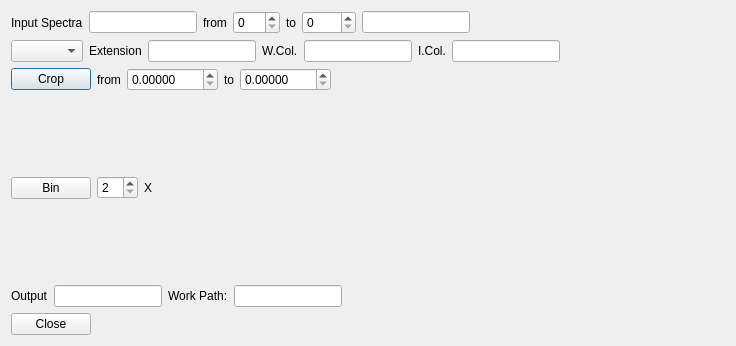
<?xml version="1.0" encoding="UTF-8"?>
<ui version="4.0">
 <class>Crop</class>
 <widget class="QDialog" name="Crop">
  <property name="geometry">
   <rect>
    <x>0</x>
    <y>0</y>
    <width>736</width>
    <height>346</height>
   </rect>
  </property>
  <property name="windowTitle">
   <string>Dialog</string>
  </property>
  <layout class="QVBoxLayout" name="verticalLayout">
   <item>
    <layout class="QHBoxLayout" name="horizontalLayout">
     <item>
      <widget class="QLabel" name="label">
       <property name="text">
        <string>Input Spectra</string>
       </property>
      </widget>
     </item>
     <item>
      <widget class="QLineEdit" name="lineEdit">
       <property name="sizePolicy">
        <sizepolicy hsizetype="Minimum" vsizetype="Fixed">
         <horstretch>0</horstretch>
         <verstretch>0</verstretch>
        </sizepolicy>
       </property>
      </widget>
     </item>
     <item>
      <widget class="QLabel" name="label_2">
       <property name="text">
        <string>from</string>
       </property>
      </widget>
     </item>
     <item>
      <widget class="QSpinBox" name="spinBox">
       <property name="maximum">
        <number>999</number>
       </property>
      </widget>
     </item>
     <item>
      <widget class="QLabel" name="label_3">
       <property name="text">
        <string>to</string>
       </property>
      </widget>
     </item>
     <item>
      <widget class="QSpinBox" name="spinBox_2">
       <property name="maximum">
        <number>9999</number>
       </property>
      </widget>
     </item>
     <item>
      <widget class="QLineEdit" name="lineEdit_2">
       <property name="sizePolicy">
        <sizepolicy hsizetype="Minimum" vsizetype="Fixed">
         <horstretch>0</horstretch>
         <verstretch>0</verstretch>
        </sizepolicy>
       </property>
      </widget>
     </item>
     <item>
      <spacer name="horizontalSpacer_3">
       <property name="orientation">
        <enum>Qt::Horizontal</enum>
       </property>
       <property name="sizeHint" stdset="0">
        <size>
         <width>40</width>
         <height>20</height>
        </size>
       </property>
      </spacer>
     </item>
    </layout>
   </item>
   <item>
    <layout class="QHBoxLayout" name="horizontalLayout_2">
     <item>
      <widget class="QComboBox" name="comboBox"/>
     </item>
     <item>
      <widget class="QLabel" name="label_5">
       <property name="text">
        <string>Extension</string>
       </property>
      </widget>
     </item>
     <item>
      <widget class="QLineEdit" name="lineEdit_4">
       <property name="sizePolicy">
        <sizepolicy hsizetype="Minimum" vsizetype="Fixed">
         <horstretch>0</horstretch>
         <verstretch>0</verstretch>
        </sizepolicy>
       </property>
      </widget>
     </item>
     <item>
      <widget class="QLabel" name="label_4">
       <property name="text">
        <string>W.Col.</string>
       </property>
      </widget>
     </item>
     <item>
      <widget class="QLineEdit" name="lineEdit_3">
       <property name="sizePolicy">
        <sizepolicy hsizetype="Minimum" vsizetype="Fixed">
         <horstretch>0</horstretch>
         <verstretch>0</verstretch>
        </sizepolicy>
       </property>
      </widget>
     </item>
     <item>
      <widget class="QLabel" name="label_6">
       <property name="text">
        <string>I.Col.</string>
       </property>
      </widget>
     </item>
     <item>
      <widget class="QLineEdit" name="lineEdit_5">
       <property name="sizePolicy">
        <sizepolicy hsizetype="Minimum" vsizetype="Fixed">
         <horstretch>0</horstretch>
         <verstretch>0</verstretch>
        </sizepolicy>
       </property>
      </widget>
     </item>
     <item>
      <spacer name="horizontalSpacer_4">
       <property name="orientation">
        <enum>Qt::Horizontal</enum>
       </property>
       <property name="sizeHint" stdset="0">
        <size>
         <width>40</width>
         <height>20</height>
        </size>
       </property>
      </spacer>
     </item>
    </layout>
   </item>
   <item>
    <layout class="QHBoxLayout" name="horizontalLayout_3">
     <item>
      <widget class="QPushButton" name="pushButton_2">
       <property name="text">
        <string>Crop</string>
       </property>
      </widget>
     </item>
     <item>
      <widget class="QLabel" name="label_7">
       <property name="text">
        <string>from</string>
       </property>
      </widget>
     </item>
     <item>
      <widget class="QDoubleSpinBox" name="doubleSpinBox">
       <property name="decimals">
        <number>5</number>
       </property>
       <property name="maximum">
        <double>9999.989999999999782</double>
       </property>
      </widget>
     </item>
     <item>
      <widget class="QLabel" name="label_8">
       <property name="text">
        <string>to</string>
       </property>
      </widget>
     </item>
     <item>
      <widget class="QDoubleSpinBox" name="doubleSpinBox_2">
       <property name="decimals">
        <number>5</number>
       </property>
       <property name="maximum">
        <double>9999.989999999999782</double>
       </property>
      </widget>
     </item>
     <item>
      <spacer name="horizontalSpacer_5">
       <property name="orientation">
        <enum>Qt::Horizontal</enum>
       </property>
       <property name="sizeHint" stdset="0">
        <size>
         <width>40</width>
         <height>20</height>
        </size>
       </property>
      </spacer>
     </item>
    </layout>
   </item>
   <item>
    <layout class="QHBoxLayout" name="horizontalLayout_5">
     <item>
      <widget class="QPushButton" name="pushButton_3">
       <property name="text">
        <string>Bin</string>
       </property>
      </widget>
     </item>
     <item>
      <widget class="QSpinBox" name="spinBox_3">
       <property name="minimum">
        <number>2</number>
       </property>
      </widget>
     </item>
     <item>
      <widget class="QLabel" name="label_11">
       <property name="text">
        <string>X</string>
       </property>
      </widget>
     </item>
     <item>
      <spacer name="horizontalSpacer_2">
       <property name="orientation">
        <enum>Qt::Horizontal</enum>
       </property>
       <property name="sizeHint" stdset="0">
        <size>
         <width>40</width>
         <height>20</height>
        </size>
       </property>
      </spacer>
     </item>
    </layout>
   </item>
   <item>
    <layout class="QHBoxLayout" name="horizontalLayout_4">
     <item>
      <widget class="QLabel" name="label_9">
       <property name="text">
        <string>Output</string>
       </property>
      </widget>
     </item>
     <item>
      <widget class="QLineEdit" name="lineEdit_6">
       <property name="sizePolicy">
        <sizepolicy hsizetype="Minimum" vsizetype="Fixed">
         <horstretch>0</horstretch>
         <verstretch>0</verstretch>
        </sizepolicy>
       </property>
      </widget>
     </item>
     <item>
      <widget class="QLabel" name="label_10">
       <property name="text">
        <string>Work Path:</string>
       </property>
      </widget>
     </item>
     <item>
      <widget class="QLineEdit" name="lineEdit_7">
       <property name="sizePolicy">
        <sizepolicy hsizetype="Minimum" vsizetype="Fixed">
         <horstretch>0</horstretch>
         <verstretch>0</verstretch>
        </sizepolicy>
       </property>
      </widget>
     </item>
     <item>
      <spacer name="horizontalSpacer">
       <property name="orientation">
        <enum>Qt::Horizontal</enum>
       </property>
       <property name="sizeHint" stdset="0">
        <size>
         <width>40</width>
         <height>20</height>
        </size>
       </property>
      </spacer>
     </item>
    </layout>
   </item>
   <item>
    <widget class="QPushButton" name="pushButton">
     <property name="sizePolicy">
      <sizepolicy hsizetype="Maximum" vsizetype="Fixed">
       <horstretch>0</horstretch>
       <verstretch>0</verstretch>
      </sizepolicy>
     </property>
     <property name="text">
      <string>Close</string>
     </property>
    </widget>
   </item>
  </layout>
 </widget>
 <resources/>
 <connections>
  <connection>
   <sender>pushButton</sender>
   <signal>clicked()</signal>
   <receiver>Crop</receiver>
   <slot>close()</slot>
   <hints>
    <hint type="sourcelabel">
     <x>218</x>
     <y>507</y>
    </hint>
    <hint type="destinationlabel">
     <x>268</x>
     <y>557</y>
    </hint>
   </hints>
  </connection>
 </connections>
</ui>
